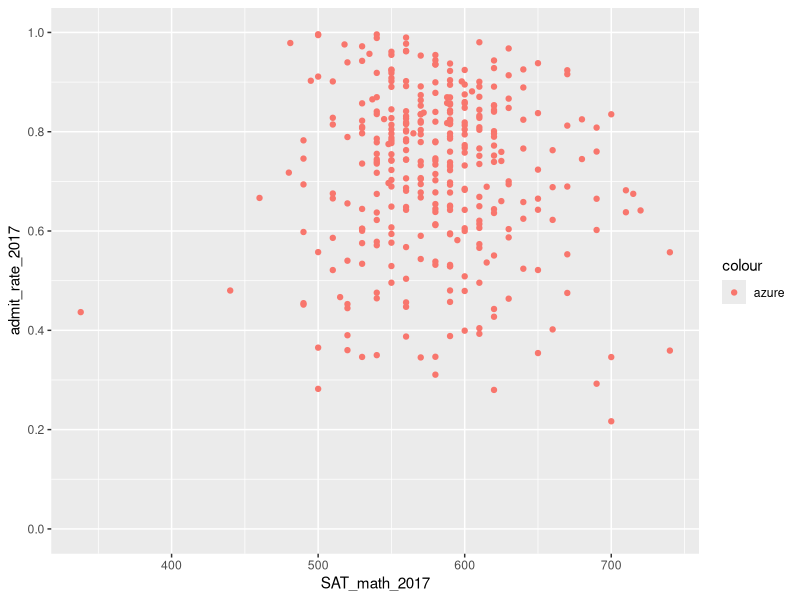

Generate this figure with R:
library(tidyverse)

IPEDS <- read_csv("IPEDS_data.csv")

glimpse(IPEDS)

IPEDS <- IPEDS %>%
  rename(enrollment_2018 = 'Grand total (EFFY2018  Undergraduate)') %>%
  rename(enrollment_2017 = 'Grand total (EFFY2017  Undergraduate)') %>%
  rename(enrollment_2016 = 'Grand total (EFFY2016  Undergraduate)') %>%
  rename(enrollment_2015 = 'Grand total (EFFY2015  Undergraduate)') %>%
  rename(enrollment_2014 = 'Grand total (EFFY2014  Undergraduate)') %>%
  rename(enrollment_2013 = 'Grand total (EFFY2013  Undergraduate)') %>%
  rename(enrollment_2012 = 'Grand total (EFFY2012  Undergraduate)') %>%
  rename(enrollment_2011 = 'Grand total (EFFY2011  Undergraduate)') %>%
  rename(enrollment_2010 = 'Grand total (EFFY2010  Undergraduate)') %>%
  rename(enrollment_2009 = 'Grand total (EFFY2009  Undergraduate)') %>%
  rename(state_abbrev = 'State abbreviation (HD2017)') %>%
  rename(state_tuition_2017 = 'Total price for in-state students living on campus 2017-18 (DRVIC2017)') %>%
  rename(applicants_2017 = 'Applicants total (ADM2017)') %>%
  rename(admissions_2017 = 'Admissions total (ADM2017)') %>%
  rename(SAT_math_2017 = 'SAT Math 75th percentile score (ADM2017)')

IPEDS <- IPEDS %>%
  mutate(admit_rate_2017 = admissions_2017/applicants_2017)

colours()

IPEDS %>%
  ggplot(mapping = aes(x = SAT_math_2017, y = admit_rate_2017, color = "azure")) +
  geom_point() +
  scale_y_continuous(lim = c(0, 1), breaks = c(0, 0.2, 0.4, 0.6, 0.8, 1))

year <- c(2009:2018)
enrollment <- c(sum(IPEDS$enrollment_2009, na.rm = TRUE), 
                sum(IPEDS$enrollment_2010, na.rm = TRUE),
                sum(IPEDS$enrollment_2011, na.rm = TRUE), 
                sum(IPEDS$enrollment_2012, na.rm = TRUE),
                sum(IPEDS$enrollment_2013, na.rm = TRUE),
                sum(IPEDS$enrollment_2014, na.rm = TRUE),
                sum(IPEDS$enrollment_2015, na.rm = TRUE),
                sum(IPEDS$enrollment_2016, na.rm = TRUE),
                sum(IPEDS$enrollment_2017, na.rm = TRUE),
                sum(IPEDS$enrollment_2018, na.rm = TRUE))
                 
Annual_enrollment <- data.frame(year, enrollment)
